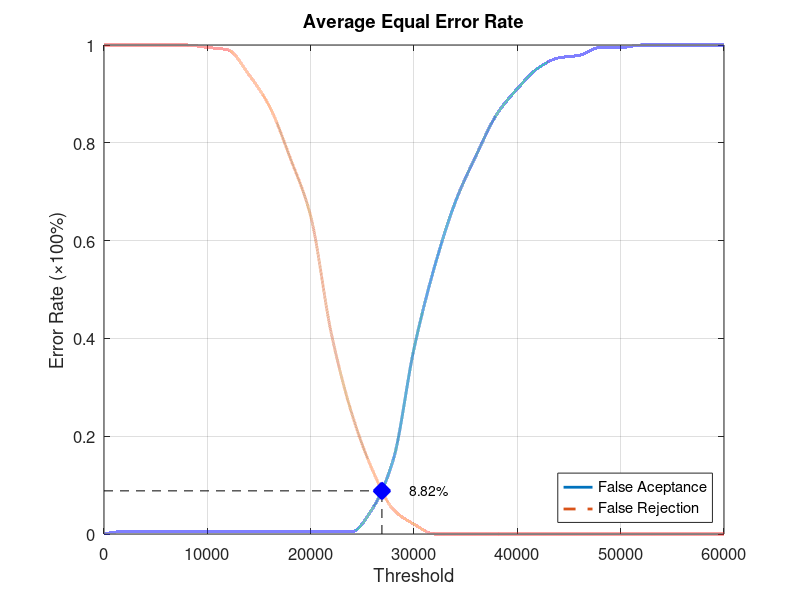
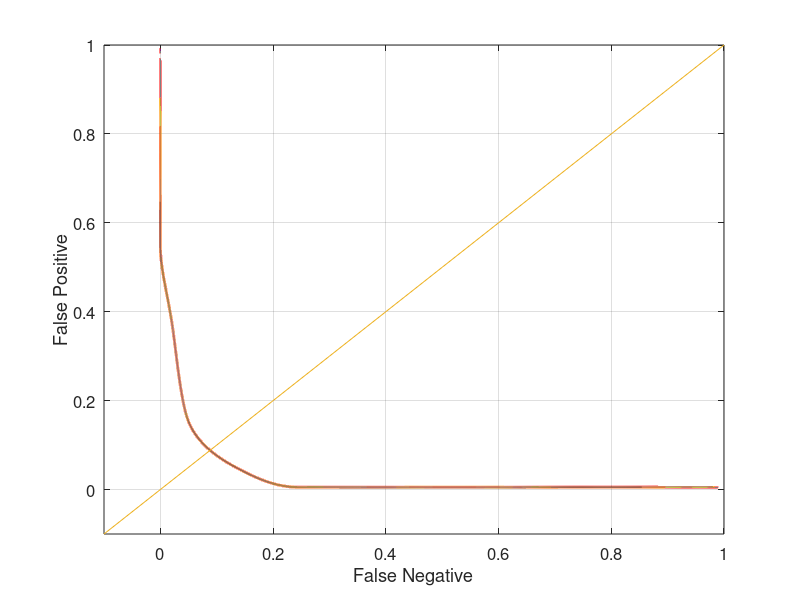

Write the MATLAB code that produced these figures, in order.
function yEER = Database4_2
close all;
clear;
clc;
x = 0:2000:60000;
xq = 0:0.5:60000;

y0 = [0 0.00526316 0.00526316 0.00526316 0.00526316 0.00526316 0.00526316 0.00526316 0.00526316 0.00526316 0.00526316 0.00526316 0.00526316 0.0526316 0.152632 0.378947 0.547368 0.678947 0.773684 0.857895 0.910526 0.952632 0.973684 0.978947 0.994737 0.994737 1 1 1 1 1];
yy0 = interp1(x, y0, xq, 'pchip');
y1 = [1 1 1 1 1 0.995 0.99 0.94 0.875 0.77 0.65 0.41 0.245 0.13 0.05 0.02 0 0 0 0 0 0 0 0 0 0 0 0 0 0 0];
yy1 = interp1(x, y1, xq, 'pchip');

% Calculating EER: 
y2 = abs(y0 - y1);
find(y2 == min(y2))
yy2 = abs(yy0 - yy1);
xEER = find(yy2 == min(yy2));
xEERIndex = xq(xEER) % X-axis EER
yEER = yy0(xEER) % Y-axis EER

main = figure
plot(xq, yy0,'-','LineWidth', 2);	hold on
plot(xq, yy1,'--','LineWidth', 2);	hold on
plot([xEERIndex xEERIndex], [0 yEER], 'k--');	hold on
plot([0 xEERIndex], [yEER yEER], 'k--');	hold on
plot(xEERIndex, yEER, 'bx', 'LineWidth', 10);	hold on
text(xEERIndex + 10 * xEERIndex / 100, yEER, [num2str(round((10000 * yEER)) / 100) '%'])
legend('False Aceptance', 'False Rejection', 'Location', 'SouthEast')
xlabel('Threshold')
ylabel('Error Rate (\times100%)')
title('Average Equal Error Rate')
set(gca, 'FontSize', 12)
axis([0 60000 0 1])
grid on

print(main, 'Database4_2Main', '-dpng');
FNRxFPR = figure('Color', [1 1 1]);
plot(yy1, yy0, '-', yy1, yy0, 'LineWidth', 2);
hold on
y = -0.1:0.1:1
plot(y, y); 
set(gca, 'FontSize', 12)
xlabel('False Negative')
ylabel('False Positive')
axis([-0.1 1 -0.1 1])
set(gca, 'FontSize', 12)
grid on

print(FNRxFPR, 'Database4_2FNRxFPR','-dpng');
end
